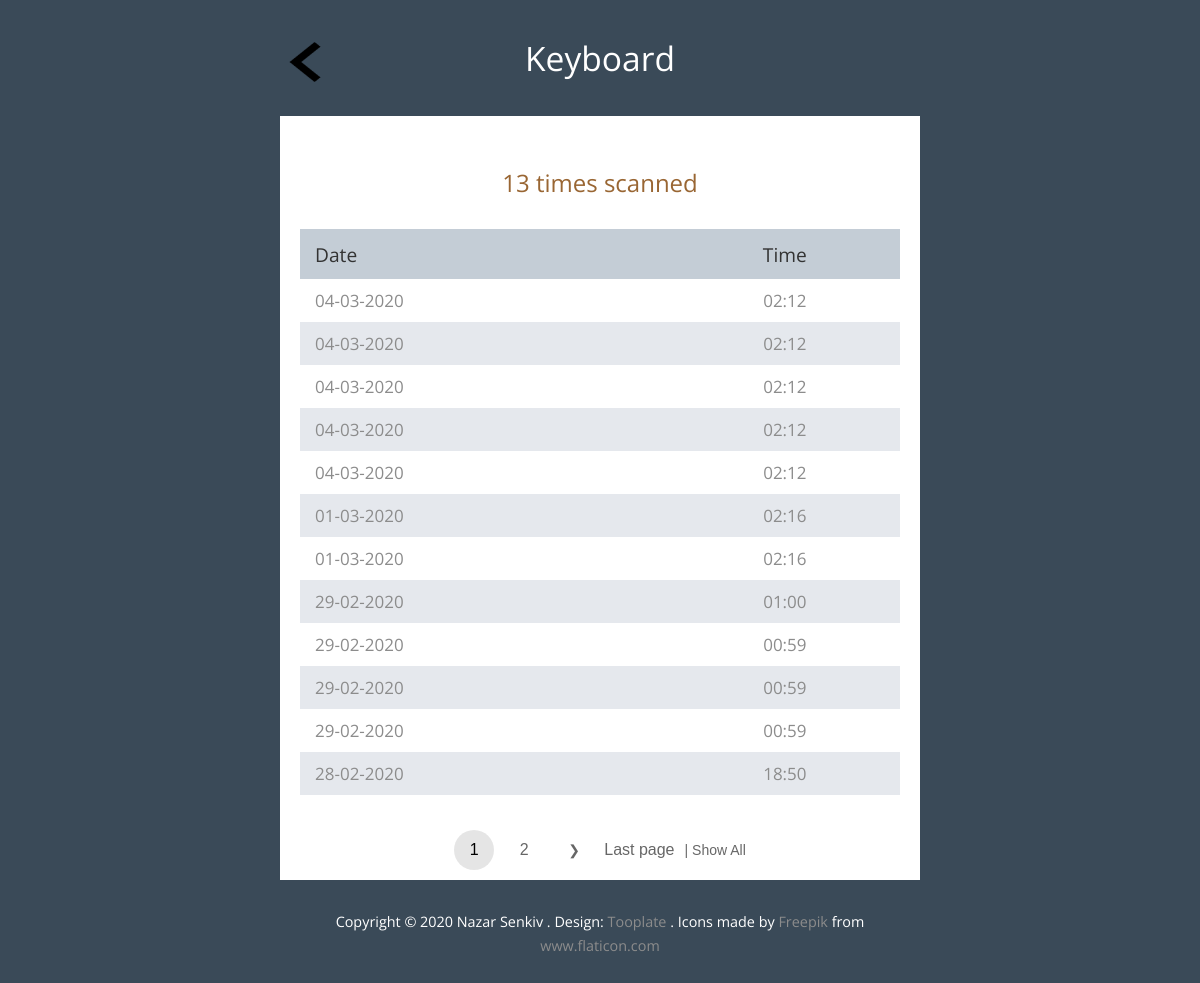
The page /student/5/ on the database its author committed.
### app/models.py (models this page shows, shortened)
class Student(models.Model):
    name = models.CharField(verbose_name='ім\'я', max_length=250)
    group = models.ForeignKey(Group, verbose_name='група', on_delete=models.CASCADE)
    number_scan = models.IntegerField(verbose_name='кількість сканувань', null=True, blank=True)
    def __str__(self):
        return self.name
    class Meta:
        ordering = ('-name',)
        verbose_name = 'Студент'
        verbose_name_plural = 'Студенти'

class TagReader(models.Model):
    student = models.ForeignKey(Student, verbose_name='Студент',related_name = 'tags',  on_delete= models.CASCADE)
    tag = models.CharField(verbose_name='Мітка', max_length=120)
    scanned = models.DateTimeField(verbose_name='Проскановано', auto_now_add=True)
    class Meta:
        ordering = ('-scanned',)
        verbose_name = 'Мітка відсканована'
        verbose_name_plural = 'Відскановані мітки'

### app/views.py (the view)
# urls.py: path('student/<pk>/', student_detail, name='student_detail' ),
def student_detail(request, pk, ):
    scans_object = TagReader.objects.filter(student=pk)
    if not scans_object.exists():
        name = Student.objects.get(pk=pk)
    else:
        name = scans_object.first().student
    show_all = request.GET.get('show_all')
    if show_all != "1":
        paginator = Paginator(scans_object, 12)
    else:
        paginator = Paginator(scans_object, scans_object.count())
    page = request.GET.get('page')
    try:
        scans = paginator.page(page)
    except PageNotAnInteger:
        scans = paginator.page(1)
    except EmptyPage:
        scans = paginator.page(paginator.num_pages)
    context = {'scans': scans,
               'name': name,
               'page': page,
               'show_all': show_all,
               }
    return render(request, 'student.html', context)

### templates/student.html (shortened to what this page needs)
{% extends 'base.html' %}
{% block content %}
    <div class="tm-text-white tm-page-header-container">
        <div id="tm-intro-img">
            <a href="{% url 'index' %}">
                <img class="back-arrow" src="/media/arrow.png" alt="">
            </a>
        </div>
        <h1 class="tm-page-header">{{ name }}</h1>
    </div>
    <div class="tm-main-content">
        <section class="tm-section">
            <h2 class="tm-section-header ">{{ name.number_scan }} times scanned</h2>
            <div class="tm-responsive-table">
                <table>
                    <tr class="tm-tr-header">
                        <th class="tm-text-left">Date</th>
                        <th>Time</th>
                    </tr>
                    {% for scan in scans %}
                        <tr>
                            <td class="tm-text-left">{{ scan.scanned|date:"d-m-Y " }}</td>
                            <td>{{ scan.scanned|date:"H:i" }}</td>
                        </tr>
                    {% endfor %}
                </table>
            </div>
        </section>
    </div>
    {% include "pagination2.html" with page=scans %}
{% endblock %}

### static/css/style.css (style rules this page uses)
body { background-color: #3a4a58; color: #8c8c8c; font-family: "Open Sans", Arial, Helvetica, sans-serif; font-size: 17px; font-weight: 400; padding: 15px; margin: 0; }
.tm-main-content { background-color: #ffffff; }
#tm-intro-img { background-position: center; background-size: cover; position: relative; }
.back-arrow { position: absolute; width: 50px; height: 40px; top: 27px; left: 0; }
.tm-text-white { color: white; }
.tm-page-header-container { text-align: center; }
.tm-page-header { display: inline-block; vertical-align: baseline; margin-top: 20px; margin-bottom: 35px; font-size: 2.1rem; font-weight: 400; }
.tm-section-header { color: #996633; text-align: center; font-weight: 400; font-size: 1.5rem; margin-top: 30px; margin-bottom: 30px; }
table { width: 100%; border-spacing: 0; }
td { text-align: center; padding: 10px 15px; }
.tm-text-left { text-align: left; }
th { color: #333333; font-weight: 400; font-size: 1.2rem; padding-left: 15px; padding-right: 15px; }
tr:nth-child(odd) { background-color: #e5e8ed; }
tr.tm-tr-header { background-color: #c4cdd6; height: 50px; }
.tm-section { padding-top: 20px; padding-left: 20px; padding-right: 20px; padding-bottom: 30px; }
img { max-width: 100%; }
a { transition: all 0.3s ease; }

### rows shown on the page
Student: name "Keyboard", number_scan "13"
TagReader: scanned "04-03-2020", scanned "02:12"
TagReader: scanned "04-03-2020", scanned "02:12"
TagReader: scanned "04-03-2020", scanned "02:12"
TagReader: scanned "04-03-2020", scanned "02:12"
TagReader: scanned "04-03-2020", scanned "02:12"
TagReader: scanned "01-03-2020", scanned "02:16"
TagReader: scanned "01-03-2020", scanned "02:16"
TagReader: scanned "29-02-2020", scanned "01:00"
TagReader: scanned "29-02-2020", scanned "00:59"
TagReader: scanned "29-02-2020", scanned "00:59"
TagReader: scanned "29-02-2020", scanned "00:59"
TagReader: scanned "28-02-2020", scanned "18:50"

### other values the page prints
{{ page.number }} "1"
{{ page.next_page_number }} "2"
